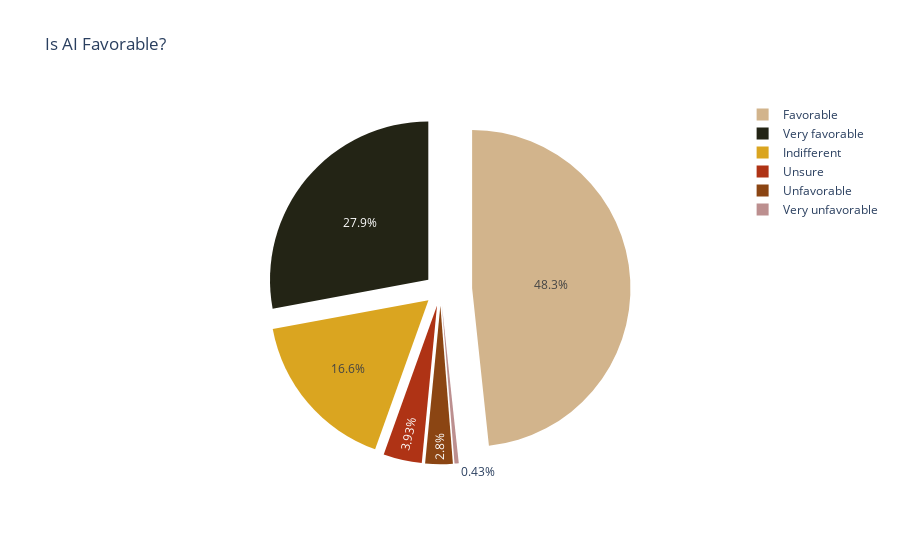

Notebook code cell kept with this figure:
### Markdown cell above
***What do masses think. Is AI favorable or Not?***

### Code cell
earth_colors = [
    "rgb(210,180,140)",
    "rgb(218,165,32)",
    "rgb(139,69,19)",
    "rgb(175, 51, 21)",
    "rgb(35, 36, 21)",
    "rgb(188,143,143)",
]

fig = go.Figure(
    data=[
        go.Pie(
            labels=AI['AISent'].to_list(),
            values=AI['Count'].to_list(),
            
            pull=[0.2, 0.1, 0.1, 0.1, 0.1, 0.1],
            
            marker_colors=earth_colors,
        )
    ]
)

fig.update_layout(title_text="Is AI Favorable?")

fig.show()

### Figure 1 — Plotly figure (JSON) as saved in the notebook; plotly's stock layout.template omitted (floating-point values rounded to 4 significant figures)
{"data": [{"labels": ["Favorable", "Indifferent", "Unfavorable", "Unsure", "Very favorable", "Very unfavorable"], "marker": {"colors": ["rgb(210,180,140)", "rgb(218,165,32)", "rgb(139,69,19)", "rgb(175, 51, 21)", "rgb(35, 36, 21)", "rgb(188,143,143)"]}, "pull": [0.2, 0.1, 0.1, 0.1, 0.1, 0.1], "type": "pie", "values": [25966, 8936, 1506, 2112, 15001, 231]}], "layout": {"title": {"text": "Is AI Favorable?"}}}
